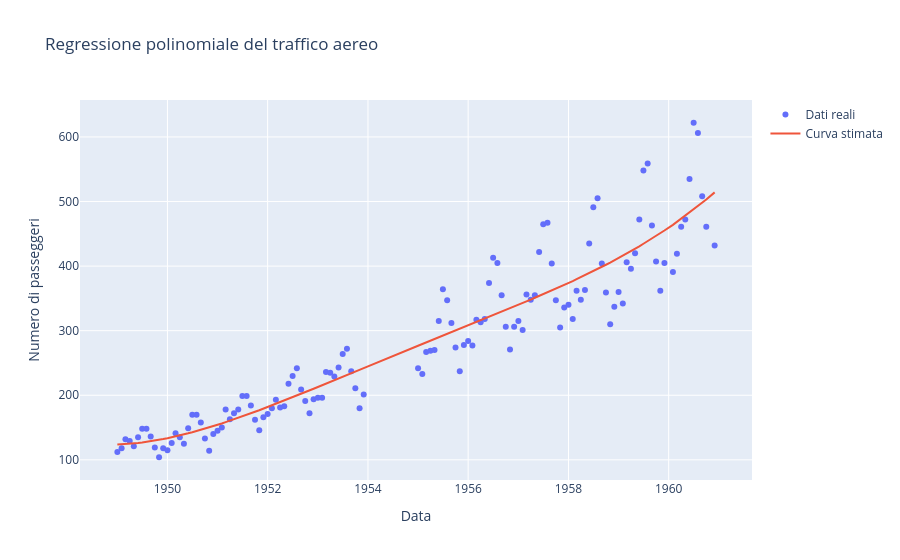

The notebook cell saved with this chart:
### Markdown cell above
### Es 1
Hai a disposizione un file `data.csv` contenente dati mensili di traffico aereo con due colonne:

- `date`: data in formato `YYYY-MM` (mese/anno)
- `passengers`: numero di passeggeri per quel mese


Costruisci un modello di **regressione polinomiale** che approssima l’andamento del numero di passeggeri nel tempo.

1. Carica il dataset.
2. Convertilo in un formato numerico utilizzando una colonna `mese_numerico` che conti i mesi a partire da gennaio 1949.
3. Applica una regressione polinomiale (grado a tua scelta).
4. Calcola l’RMSE tra i valori reali e quelli predetti.
5. Visualizza i dati reali e la curva stimata con Plotly.

### Code cell
import pandas as pd
import numpy as np
from sklearn.linear_model import LinearRegression
from sklearn.preprocessing import PolynomialFeatures
from sklearn.pipeline import make_pipeline
import plotly.graph_objects as go
from sklearn.metrics import root_mean_squared_error

df = pd.read_csv("data.csv")

print(df.head())
print(df.isnull().sum())

df["date"] = pd.to_datetime(df["date"])

df = df.dropna(subset=["passengers"])

df["mese_numerico"] = (
    (df["date"].dt.year - 1949) * 12 +
    (df["date"].dt.month - 1)
)

X = df[["mese_numerico"]]
y = df["passengers"]

grado = 4

modello = make_pipeline(PolynomialFeatures(degree=grado),LinearRegression())

modello.fit(X, y)

y_pred = modello.predict(X)

rmse = root_mean_squared_error(y, y_pred)
print("RMSE:", rmse)

fig = go.Figure()
fig.add_trace(go.Scatter(x=df["date"],y=df["passengers"],mode="markers",name="Dati reali"))
fig.add_trace(go.Scatter(x=df["date"],y=y_pred,mode="lines",name="Curva stimata"))
fig.update_layout(title="Regressione polinomiale del traffico aereo",xaxis_title="Data",yaxis_title="Numero di passeggeri")
fig.show()

### Figure 1 — Plotly figure (JSON) as saved in the notebook; plotly's stock layout.template omitted (floating-point values rounded to 4 significant figures; data arrays with more than 128 entries replaced by an {"elided": "..."} marker saying what was removed)
{"data": [{"mode": "markers", "name": "Dati reali", "type": "scatter", "x": {"elided": "130 str values"}, "y": {"elided": "130 float values"}}, {"mode": "lines", "name": "Curva stimata", "type": "scatter", "x": {"elided": "130 str values"}, "y": {"elided": "130 float values"}}], "layout": {"title": {"text": "Regressione polinomiale del traffico aereo"}, "xaxis": {"title": {"text": "Data"}}, "yaxis": {"title": {"text": "Numero di passeggeri"}}}}
